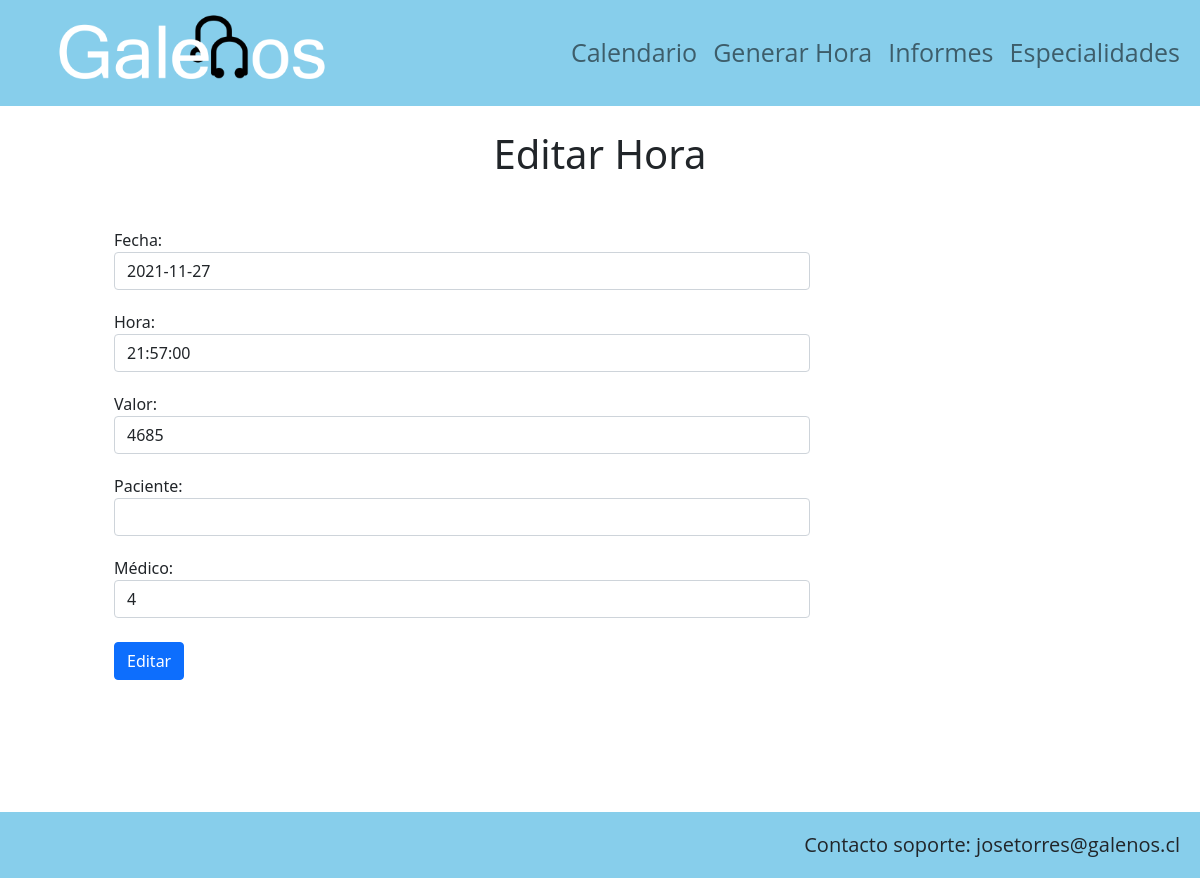
The page /editar_hora/39 on the database its author committed.
### AppGalenos/models.py (models this page shows)
class Hora(models.Model):
        fecha = models.DateField()
        hora = models.TimeField()
        valor = models.IntegerField()
        paciente = models.ForeignKey(Paciente, on_delete=models.PROTECT, null=True, blank=True)
        medico = models.ForeignKey(Medico, on_delete=models.PROTECT)

### AppGalenos/views.py (the view, shortened to what this page needs)
# urls.py: path('editar_hora/<int:id_hora>', views.editar_hora, name="editar_hora"),
def editar_hora(request, id_hora):
    hora = get_object_or_404(Hora, id=id_hora)
    data = {
        'form': HorasForm(instance=hora)
    }
    return render(request, "editar_hora.html", data)

### AppGalenos/forms.py
class HorasForm(forms.ModelForm):
    class Meta:
        model = Hora
        fields = ['fecha', 'hora', 'valor', 'paciente', 'medico']
        labels = {
            'fecha': 'Fecha',
            'hora': 'Hora',
            'valor': 'Valor',
            'paciente': 'Paciente',
            'medico': 'Médico'
        }
        widgets = {
            'fecha': forms.DateInput(attrs={'class': 'form-control'}),
            'hora': forms.TimeInput(attrs={'class': 'form-control'}),
            'valor': forms.TextInput(attrs={'class': 'form-control'}),
            'paciente': forms.TextInput(attrs={'class': 'form-control'}),
            'medico': forms.TextInput(attrs={'class': 'form-control'})
        }

### AppGalenos/templates/editar_hora.html (shortened to what this page needs)
{% extends 'base.html' %}
{% load static %}
{% block css %}
<link rel="stylesheet" href="{% static 'css/editar_hora.css' %}">
{% endblock %}
{% block contenido %}
<br>
<h1>Editar Hora</h1>
    <div id="formulario">
        <form method="POST" id="add" enctype="multipart/form-data">
            {{ form }}
            <br>
            <button type="submit" class="btn btn-primary">Editar</button>
        </form>
    </div>
<br><br><br><br><br><br><br>
{% endblock %}

### AppGalenos/static/css/editar_hora.css (style rules this page uses)
h1 { text-align: center; }
#formulario { margin: 30px; padding-left: 7%; padding-right: 30%; }
label { margin-top: 20px; }

### AppGalenos/static/css/base.css (style rules this page uses)
* { margin: 0; padding: 0; max-width: 100%; max-height: 100%; }
html { min-height: 100%; position: relative; }
body { margin: 0; margin-bottom: 40px; min-height: 100%; }

### rows shown on the page
Hora: fecha "2021-11-27", hora "21:57:00", valor "4685", medico "4"
